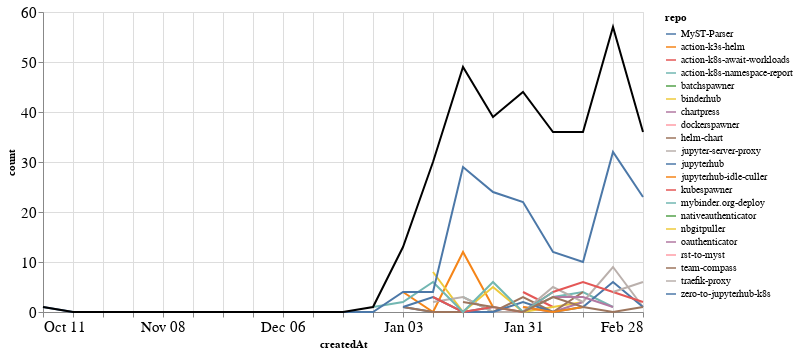

Notebook code cell kept with this figure:
### Markdown cell above
### Comments

### Code cell
comments_time = comments.groupby('repo').resample('W', on='createdAt').count()['author'].reset_index()
comments_time = comments_time.rename(columns={'author': 'count'})
comments_time_total = comments_time.groupby('createdAt').agg({"count": "sum"}).reset_index()
ch1 = alt.Chart(comments_time, width=600).mark_line().encode(
    x='createdAt',
    y='count',
    color='repo',
    tooltip="repo"
)

ch2 = alt.Chart(comments_time_total, width=600).mark_line(color="black").encode(
    x='createdAt',
    y='count',
)

ch1 + ch2

### Figure 1 — Vega-Lite specification as saved in the notebook (floating-point values rounded to 4 significant figures)
{"config": {"axisLeft": {"labelFontSize": 15}, "axisBottom": {"labelFontSize": 15}}, "layer": [{"data": {"name": "data-21d58fafa5c6e1a1bf661e0e2e38d280"}, "mark": "line", "encoding": {"color": {"type": "nominal", "field": "repo"}, "tooltip": {"type": "nominal", "field": "repo"}, "x": {"type": "temporal", "field": "createdAt"}, "y": {"type": "quantitative", "field": "count"}}, "width": 600}, {"data": {"name": "data-97eb6a932fd1088e132001e46bba199f"}, "mark": {"type": "line", "color": "black"}, "encoding": {"x": {"type": "temporal", "field": "createdAt"}, "y": {"type": "quantitative", "field": "count"}}, "width": 600}], "$schema": "https://vega.github.io/schema/vega-lite/v4.8.1.json", "datasets": {"data-21d58fafa5c6e1a1bf661e0e2e38d280": [{"repo": "MyST-Parser", "createdAt": "2021-01-03T00:00:00", "count": 1}, {"repo": "MyST-Parser", "createdAt": "2021-01-10T00:00:00", "count": 0}, {"repo": "MyST-Parser", "createdAt": "2021-01-17T00:00:00", "count": 0}, {"repo": "MyST-Parser", "createdAt": "2021-01-24T00:00:00", "count": 1}, {"repo": "action-k3s-helm", "createdAt": "2021-01-03T00:00:00", "count": 4}, {"repo": "action-k3s-helm", "createdAt": "2021-01-10T00:00:00", "count": 0}, {"repo": "action-k3s-helm", "createdAt": "2021-01-17T00:00:00", "count": 12}, {"repo": "action-k3s-helm", "createdAt": "2021-01-24T00:00:00", "count": 1}, {"repo": "action-k8s-await-workloads", "createdAt": "2021-01-31T00:00:00", "count": 4}, {"repo": "action-k8s-await-workloads", "createdAt": "2021-02-07T00:00:00", "count": 1}, {"repo": "action-k8s-namespace-report", "createdAt": "2021-01-17T00:00:00", "count": 3}, {"repo": "action-k8s-namespace-report", "createdAt": "2021-01-24T00:00:00", "count": 0}, {"repo": "action-k8s-namespace-report", "createdAt": "2021-01-31T00:00:00", "count": 0}, {"repo": "action-k8s-namespace-report", "createdAt": "2021-02-07T00:00:00", "count": 3}, {"repo": "action-k8s-namespace-report", "createdAt": "2021-02-14T00:00:00", "count": 4}, {"repo": "action-k8s-namespace-report", "createdAt": "2021-02-21T00:00:00", "count": 1}, {"repo": "batchspawner", "createdAt": "2021-01-31T00:00:00", "count": 8}, {"repo": "binderhub", "createdAt": "2021-01-10T00:00:00", "count": 8}, {"repo": "binderhub", "createdAt": "2021-01-17T00:00:00", "count": 0}, {"repo": "binderhub", "createdAt": "2021-01-24T00:00:00", "count": 5}, {"repo": "binderhub", "createdAt": "2021-01-31T00:00:00", "count": 0}, {"repo": "binderhub", "createdAt": "2021-02-07T00:00:00", "count": 1}, {"repo": "binderhub", "createdAt": "2021-02-14T00:00:00", "count": 2}, {"repo": "chartpress", "createdAt": "2021-01-31T00:00:00", "count": 1}, {"repo": "chartpress", "createdAt": "2021-02-07T00:00:00", "count": 0}, {"repo": "chartpress", "createdAt": "2021-02-14T00:00:00", "count": 2}, {"repo": "dockerspawner", "createdAt": "2021-02-28T00:00:00", "count": 2}, {"repo": "helm-chart", "createdAt": "2021-01-03T00:00:00", "count": 1}, {"repo": "helm-chart", "createdAt": "2021-01-10T00:00:00", "count": 0}, {"repo": "helm-chart", "createdAt": "2021-01-17T00:00:00", "count": 0}, {"repo": "helm-chart", "createdAt": "2021-01-24T00:00:00", "count": 0}, {"repo": "helm-chart", "createdAt": "2021-01-31T00:00:00", "count": 3}, {"repo": "helm-chart", "createdAt": "2021-02-07T00:00:00", "count": 0}, {"repo": "helm-chart", "createdAt": "2021-02-14T00:00:00", "count": 4}, {"repo": "jupyter-server-proxy", "createdAt": "2021-01-10T00:00:00", "count": 2}, {"repo": "jupyter-server-proxy", "createdAt": "2021-01-17T00:00:00", "count": 3}, {"repo": "jupyter-server-proxy", "createdAt": "2021-01-24T00:00:00", "count": 0}, {"repo": "jupyter-server-proxy", "createdAt": "2021-01-31T00:00:00", "count": 0}, {"repo": "jupyter-server-proxy", "createdAt": "2021-02-07T00:00:00", "count": 5}, {"repo": "jupyter-server-proxy", "createdAt": "2021-02-14T00:00:00", "count": 2}, {"repo": "jupyter-server-proxy", "createdAt": "2021-02-21T00:00:00", "count": 9}, {"repo": "jupyter-server-proxy", "createdAt": "2021-02-28T00:00:00", "count": 1}, {"repo": "jupyterhub", "createdAt": "2021-01-03T00:00:00", "count": 1}, {"repo": "jupyterhub", "createdAt": "2021-01-10T00:00:00", "count": 3}, {"repo": "jupyterhub", "createdAt": "2021-01-17T00:00:00", "count": 0}, {"repo": "jupyterhub", "createdAt": "2021-01-24T00:00:00", "count": 0}, {"repo": "jupyterhub", "createdAt": "2021-01-31T00:00:00", "count": 2}, {"repo": "jupyterhub", "createdAt": "2021-02-07T00:00:00", "count": 0}, {"repo": "jupyterhub", "createdAt": "2021-02-14T00:00:00", "count": 1}, {"repo": "jupyterhub", "createdAt": "2021-02-21T00:00:00", "count": 6}, {"repo": "jupyterhub", "createdAt": "2021-02-28T00:00:00", "count": 1}, {"repo": "jupyterhub-idle-culler", "createdAt": "2021-01-31T00:00:00", "count": 1}, {"repo": "jupyterhub-idle-culler", "createdAt": "2021-02-07T00:00:00", "count": 0}, {"repo": "jupyterhub-idle-culler", "createdAt": "2021-02-14T00:00:00", "count": 1}, {"repo": "kubespawner", "createdAt": "2021-01-10T00:00:00", "count": 3}, {"repo": "kubespawner", "createdAt": "2021-01-17T00:00:00", "count": 0}, {"repo": "kubespawner", "createdAt": "2021-01-24T00:00:00", "count": 1}, {"repo": "kubespawner", "createdAt": "2021-01-31T00:00:00", "count": 0}, {"repo": "kubespawner", "createdAt": "2021-02-07T00:00:00", "count": 4}, {"repo": "kubespawner", "createdAt": "2021-02-14T00:00:00", "count": 6}, {"repo": "kubespawner", "createdAt": "2021-02-21T00:00:00", "count": 4}, {"repo": "kubespawner", "createdAt": "2021-02-28T00:00:00", "count": 2}, {"repo": "mybinder.org-deploy", "createdAt": "2020-12-27T00:00:00", "count": 1}, {"repo": "mybinder.org-deploy", "createdAt": "2021-01-03T00:00:00", "count": 2}, {"repo": "mybinder.org-deploy", "createdAt": "2021-01-10T00:00:00", "count": 6}, {"repo": "mybinder.org-deploy", "createdAt": "2021-01-17T00:00:00", "count": 0}, {"repo": "mybinder.org-deploy", "createdAt": "2021-01-24T00:00:00", "count": 6}, {"repo": "mybinder.org-deploy", "createdAt": "2021-01-31T00:00:00", "count": 0}, {"repo": "mybinder.org-deploy", "createdAt": "2021-02-07T00:00:00", "count": 4}, {"repo": "nativeauthenticator", "createdAt": "2021-01-31T00:00:00", "count": 3}, {"repo": "nbgitpuller", "createdAt": "2021-01-10T00:00:00", "count": 3}, {"repo": "oauthenticator", "createdAt": "2021-02-07T00:00:00", "count": 3}, {"repo": "oauthenticator", "createdAt": "2021-02-14T00:00:00", "count": 3}, {"repo": "oauthenticator", "createdAt": "2021-02-21T00:00:00", "count": 1}, {"repo": "rst-to-myst", "createdAt": "2021-01-10T00:00:00", "count": 1}, {"repo": "team-compass", "createdAt": "2021-01-17T00:00:00", "count": 2}, {"repo": "team-compass", "createdAt": "2021-01-24T00:00:00", "count": 1}, {"repo": "team-compass", "createdAt": "2021-01-31T00:00:00", "count": 0}, {"repo": "team-compass", "createdAt": "2021-02-07T00:00:00", "count": 3}, {"repo": "team-compass", "createdAt": "2021-02-14T00:00:00", "count": 1}, {"repo": "team-compass", "createdAt": "2021-02-21T00:00:00", "count": 0}, {"repo": "team-compass", "createdAt": "2021-02-28T00:00:00", "count": 1}, {"repo": "traefik-proxy", "createdAt": "2021-02-21T00:00:00", "count": 4}, {"repo": "traefik-proxy", "createdAt": "2021-02-28T00:00:00", "count": 6}, {"repo": "zero-to-jupyterhub-k8s", "createdAt": "2020-10-11T00:00:00", "count": 1}, {"repo": "zero-to-jupyterhub-k8s", "createdAt": "2020-10-18T00:00:00", "count": 0}, {"repo": "zero-to-jupyterhub-k8s", "createdAt": "2020-10-25T00:00:00", "count": 0}, {"repo": "zero-to-jupyterhub-k8s", "createdAt": "2020-11-01T00:00:00", "count": 0}, {"repo": "zero-to-jupyterhub-k8s", "createdAt": "2020-11-08T00:00:00", "count": 0}, {"repo": "zero-to-jupyterhub-k8s", "createdAt": "2020-11-15T00:00:00", "count": 0}, {"repo": "zero-to-jupyterhub-k8s", "createdAt": "2020-11-22T00:00:00", "count": 0}, {"repo": "zero-to-jupyterhub-k8s", "createdAt": "2020-11-29T00:00:00", "count": 0}, {"repo": "zero-to-jupyterhub-k8s", "createdAt": "2020-12-06T00:00:00", "count": 0}, {"repo": "zero-to-jupyterhub-k8s", "createdAt": "2020-12-13T00:00:00", "count": 0}, {"repo": "zero-to-jupyterhub-k8s", "createdAt": "2020-12-20T00:00:00", "count": 0}, {"repo": "zero-to-jupyterhub-k8s", "createdAt": "2020-12-27T00:00:00", "count": 0}, {"repo": "zero-to-jupyterhub-k8s", "createdAt": "2021-01-03T00:00:00", "count": 4}, {"repo": "zero-to-jupyterhub-k8s", "createdAt": "2021-01-10T00:00:00", "count": 4}, {"repo": "zero-to-jupyterhub-k8s", "createdAt": "2021-01-17T00:00:00", "count": 29}, {"repo": "zero-to-jupyterhub-k8s", "createdAt": "2021-01-24T00:00:00", "count": 24}, {"repo": "zero-to-jupyterhub-k8s", "createdAt": "2021-01-31T00:00:00", "count": 22}, {"repo": "zero-to-jupyterhub-k8s", "createdAt": "2021-02-07T00:00:00", "count": 12}, {"repo": "zero-to-jupyterhub-k8s", "createdAt": "2021-02-14T00:00:00", "count": 10}, {"repo": "zero-to-jupyterhub-k8s", "createdAt": "2021-02-21T00:00:00", "count": 32}, {"repo": "zero-to-jupyterhub-k8s", "createdAt": "2021-02-28T00:00:00", "count": 23}], "data-97eb6a932fd1088e132001e46bba199f": [{"createdAt": "2020-10-11T00:00:00", "count": 1}, {"createdAt": "2020-10-18T00:00:00", "count": 0}, {"createdAt": "2020-10-25T00:00:00", "count": 0}, {"createdAt": "2020-11-01T00:00:00", "count": 0}, {"createdAt": "2020-11-08T00:00:00", "count": 0}, {"createdAt": "2020-11-15T00:00:00", "count": 0}, {"createdAt": "2020-11-22T00:00:00", "count": 0}, {"createdAt": "2020-11-29T00:00:00", "count": 0}, {"createdAt": "2020-12-06T00:00:00", "count": 0}, {"createdAt": "2020-12-13T00:00:00", "count": 0}, {"createdAt": "2020-12-20T00:00:00", "count": 0}, {"createdAt": "2020-12-27T00:00:00", "count": 1}, {"createdAt": "2021-01-03T00:00:00", "count": 13}, {"createdAt": "2021-01-10T00:00:00", "count": 30}, {"createdAt": "2021-01-17T00:00:00", "count": 49}, {"createdAt": "2021-01-24T00:00:00", "count": 39}, {"createdAt": "2021-01-31T00:00:00", "count": 44}, {"createdAt": "2021-02-07T00:00:00", "count": 36}, {"createdAt": "2021-02-14T00:00:00", "count": 36}, {"createdAt": "2021-02-21T00:00:00", "count": 57}, {"createdAt": "2021-02-28T00:00:00", "count": 36}]}}
